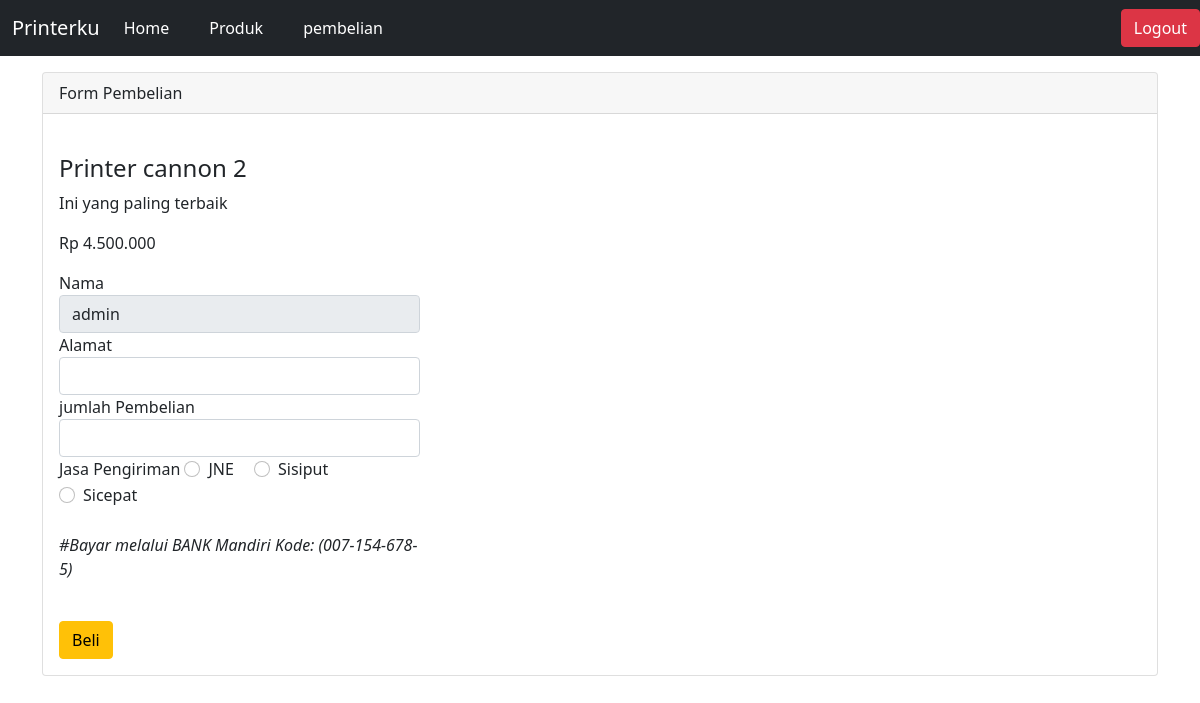
The app's page /user/pembelian.php?q=17 (signed in) with its own data.
### tables this page shows
CREATE TABLE `produk` (
  `id_produk` int(11) NOT NULL,
  `nama_produk` varchar(255) NOT NULL,
  `harga` double NOT NULL,
  `foto` varchar(255) DEFAULT NULL,
  `detail` text DEFAULT NULL,
  `ketersedian_stok` enum('habis','tersedia') DEFAULT 'tersedia'
);

CREATE TABLE `multi_user` (
  `id_user` int(11) NOT NULL,
  `nama` varchar(255) NOT NULL,
  `username` varchar(255) NOT NULL,
  `password` varchar(255) NOT NULL,
  `level` varchar(20) NOT NULL
);

### user/pembelian.php (the view, shortened to what this page needs)
<?php
    require "../config.php";
    $id = $_GET['q'];
    $queryproduk = mysqli_query($conn,"SELECT * FROM produk WHere id_produk='$id'");
    $produk = mysqli_fetch_array($queryproduk);
    $id = $_SESSION["id_user"];
    $query = mysqli_query($conn, "SELECT * FROM multi_user WHERE id_user = $id");
    $datauser = mysqli_fetch_assoc($query);
?>
<!DOCTYPE html>
<html lang="en">
<head>
    <link href="https://cdn.jsdelivr.net/npm/bootstrap@5.0.2/dist/css/bootstrap.min.css" rel="stylesheet">
    <link rel="stylesheet" href="https://cdn.jsdelivr.net/npm/bootstrap-icons@1.10.3/font/bootstrap-icons.css">
</head>
<body>
    <?php require "navbar.php"; ?>
    <div class="container">
        <div class="card my-3">
        <div class="card-header">Form Pembelian</div>
        <div class="card-body">
          <h4><?php echo $produk['nama_produk'];?></h4>
          <p><?php  echo $produk['detail'];?></p>
          <p><?= "Rp " . number_format($produk['harga'],0,',','.'); ?></p>
          <form action="" method="post">
            <div class="col-md-4">
              <label>Nama</label>
              <input type="text" name="nama" class="form-control" value="<?php echo $datauser['nama'];?>" readonly>
            </div>
            <div class="col-md-4">
              <label>Alamat</label>
              <input type="text" name="alamat" class="form-control" required>
            </div>
            <div class="col-md-4">
              <label>jumlah Pembelian</label>
              <input type="number" name="jumlah" class="form-control" required>
            </div>
            <div class="col-md-4">
              <label>Jasa Pengiriman</label>
              <div class="form-check form-check-inline">
                <input class="form-check-input" type="radio" name="pengiriman" value="JNE" id="jne"> <label for="jne">JNE</label>
              </div>
              <div class="form-check form-check-inline">
                <input class="form-check-input" type="radio" name="pengiriman" value="J&T" id="jnt"> <label for="jnt">Sisiput</label>
              </div>
              <div class="form-check form-check-inline">
                <input class="form-check-input" type="radio" name="pengiriman" value="Sicepat" id="sicepat"> <label for="sicepat">Sicepat</label>
              </div>
              <br><br>
              <p class="fst-italic">#Bayar melalui BANK Mandiri Kode: (007-154-678-5)</p>
            </div>
              <br>
              <button type="submit" class="btn btn-warning" name="chekout">Beli</button>
    </form>
    </div>
</body>
</html>

### records on screen
produk: nama_produk "Printer cannon 2", detail "Ini yang paling terbaik", harga "4.500.000"
multi_user: nama "admin"
